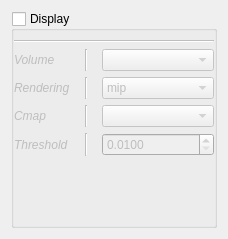
              <widget class="QWidget" name="_volume_page">
               <layout class="QVBoxLayout" name="verticalLayout_14">
                <item>
                 <widget class="QGroupBox" name="_vol_grp">
                  <property name="title">
                   <string>Display</string>
                  </property>
                  <property name="checkable">
                   <bool>true</bool>
                  </property>
                  <property name="checked">
                   <bool>false</bool>
                  </property>
                  <layout class="QVBoxLayout" name="verticalLayout_22">
                   <property name="leftMargin">
                    <number>0</number>
                   </property>
                   <property name="rightMargin">
                    <number>0</number>
                   </property>
                   <item>
                    <widget class="Line" name="line_83">
                     <property name="minimumSize">
                      <size>
                       <width>200</width>
                       <height>0</height>
                      </size>
                     </property>
                     <property name="orientation">
                      <enum>Qt::Horizontal</enum>
                     </property>
                    </widget>
                   </item>
                   <item>
                    <layout class="QGridLayout" name="gridLayout_18">
                     <item row="1" column="2">
                      <widget class="QComboBox" name="_volRendering">
                       <item>
                        <property name="text">
                         <string>mip</string>
                        </property>
                       </item>
                       <item>
                        <property name="text">
                         <string>translucent</string>
                        </property>
                       </item>
                       <item>
                        <property name="text">
                         <string>additive</string>
                        </property>
                       </item>
                       <item>
                        <property name="text">
                         <string>iso</string>
                        </property>
                       </item>
                      </widget>
                     </item>
                     <item row="3" column="2">
                      <widget class="QDoubleSpinBox" name="_volIsoTh">
                       <property name="decimals">
                        <number>4</number>
                       </property>
                       <property name="minimum">
                        <double>0.010000000000000</double>
                       </property>
                       <property name="maximum">
                        <double>0.999900000000000</double>
                       </property>
                       <property name="singleStep">
                        <double>0.025000000000000</double>
                       </property>
                      </widget>
                     </item>
                     <item row="0" column="1">
                      <widget class="Line" name="line_84">
                       <property name="minimumSize">
                        <size>
                         <width>20</width>
                         <height>0</height>
                        </size>
                       </property>
                       <property name="orientation">
                        <enum>Qt::Vertical</enum>
                       </property>
                      </widget>
                     </item>
                     <item row="2" column="0">
                      <widget class="QLabel" name="label_60">
                       <property name="font">
                        <font>
                         <italic>true</italic>
                        </font>
                       </property>
                       <property name="text">
                        <string>Cmap</string>
                       </property>
                      </widget>
                     </item>
                     <item row="2" column="1">
                      <widget class="Line" name="line_88">
                       <property name="minimumSize">
                        <size>
                         <width>20</width>
                         <height>0</height>
                        </size>
                       </property>
                       <property name="orientation">
                        <enum>Qt::Vertical</enum>
                       </property>
                      </widget>
                     </item>
                     <item row="3" column="0">
                      <widget class="QLabel" name="label_61">
                       <property name="font">
                        <font>
                         <italic>true</italic>
                        </font>
                       </property>
                       <property name="text">
                        <string>Threshold</string>
                       </property>
                      </widget>
                     </item>
                     <item row="1" column="1">
                      <widget class="Line" name="line_85">
                       <property name="minimumSize">
                        <size>
                         <width>20</width>
                         <height>0</height>
                        </size>
                       </property>
                       <property name="orientation">
                        <enum>Qt::Vertical</enum>
                       </property>
                      </widget>
                     </item>
                     <item row="0" column="2">
                      <widget class="QComboBox" name="_volDiv" />
                     </item>
                     <item row="1" column="0">
                      <widget class="QLabel" name="label_58">
                       <property name="font">
                        <font>
                         <italic>true</italic>
                        </font>
                       </property>
                       <property name="text">
                        <string>Rendering</string>
                       </property>
                      </widget>
                     </item>
                     <item row="2" column="2">
                      <widget class="QComboBox" name="_volCmap" />
                     </item>
                     <item row="0" column="0">
                      <widget class="QLabel" name="label_57">
                       <property name="font">
                        <font>
                         <italic>true</italic>
                        </font>
                       </property>
                       <property name="text">
                        <string>Volume</string>
                       </property>
                      </widget>
                     </item>
                     <item row="3" column="1">
                      <widget class="Line" name="line_89">
                       <property name="minimumSize">
                        <size>
                         <width>20</width>
                         <height>0</height>
                        </size>
                       </property>
                       <property name="orientation">
                        <enum>Qt::Vertical</enum>
                       </property>
                      </widget>
                     </item>
                     <item row="4" column="2">
                      <spacer name="horizontalSpacer_3">
                       <property name="orientation">
                        <enum>Qt::Horizontal</enum>
                       </property>
                       <property name="sizeHint" stdset="0">
                        <size>
                         <width>40</width>
                         <height>20</height>
                        </size>
                       </property>
                      </spacer>
                     </item>
                    </layout>
                   </item>
                   <item>
                    <spacer name="verticalSpacer_5">
                     <property name="orientation">
                      <enum>Qt::Vertical</enum>
                     </property>
                     <property name="sizeHint" stdset="0">
                      <size>
                       <width>20</width>
                       <height>40</height>
                      </size>
                     </property>
                    </spacer>
                   </item>
                  </layout>
                 </widget>
                </item>
               </layout>
              </widget>
